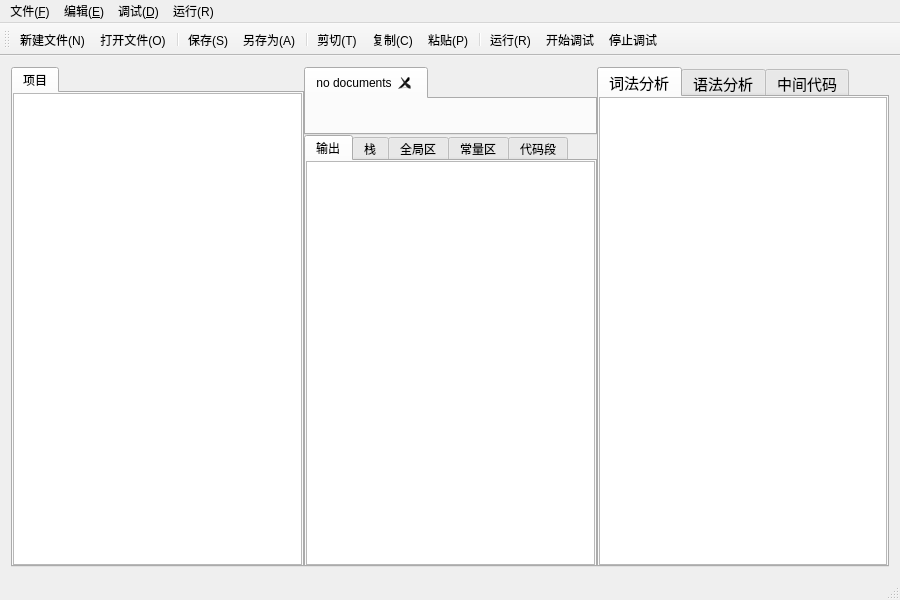
<?xml version="1.0" encoding="UTF-8"?>
<ui version="4.0">
 <class>MainWindow</class>
 <widget class="QMainWindow" name="MainWindow">
  <property name="geometry">
   <rect>
    <x>0</x>
    <y>0</y>
    <width>900</width>
    <height>600</height>
   </rect>
  </property>
  <property name="windowTitle">
   <string>cmm studio</string>
  </property>
  <property name="styleSheet">
   <string notr="true"/>
  </property>
  <widget class="QWidget" name="centralWidget">
   <layout class="QGridLayout" name="gridLayout">
    <item row="0" column="0">
     <widget class="QSplitter" name="splitter_3">
      <property name="lineWidth">
       <number>0</number>
      </property>
      <property name="orientation">
       <enum>Qt::Horizontal</enum>
      </property>
      <property name="handleWidth">
       <number>0</number>
      </property>
      <widget class="QTabWidget" name="tabWidget">
       <property name="currentIndex">
        <number>0</number>
       </property>
       <widget class="QWidget" name="projectWidget">
        <attribute name="title">
         <string>项目</string>
        </attribute>
        <layout class="QGridLayout" name="gridLayout_3">
         <property name="leftMargin">
          <number>0</number>
         </property>
         <property name="topMargin">
          <number>0</number>
         </property>
         <property name="rightMargin">
          <number>0</number>
         </property>
         <property name="bottomMargin">
          <number>0</number>
         </property>
         <item row="0" column="0">
          <widget class="ProjectTreeView" name="projectView">
           <property name="sizePolicy">
            <sizepolicy hsizetype="Expanding" vsizetype="Expanding">
             <horstretch>0</horstretch>
             <verstretch>100</verstretch>
            </sizepolicy>
           </property>
           <property name="contextMenuPolicy">
            <enum>Qt::CustomContextMenu</enum>
           </property>
           <property name="editTriggers">
            <set>QAbstractItemView::EditKeyPressed</set>
           </property>
           <property name="headerHidden">
            <bool>true</bool>
           </property>
          </widget>
         </item>
        </layout>
       </widget>
      </widget>
      <widget class="QSplitter" name="splitter_2">
       <property name="lineWidth">
        <number>0</number>
       </property>
       <property name="orientation">
        <enum>Qt::Horizontal</enum>
       </property>
       <property name="handleWidth">
        <number>0</number>
       </property>
       <widget class="QSplitter" name="splitter">
        <property name="lineWidth">
         <number>0</number>
        </property>
        <property name="orientation">
         <enum>Qt::Vertical</enum>
        </property>
        <property name="handleWidth">
         <number>0</number>
        </property>
        <widget class="QTabWidget" name="docTabWidget">
         <property name="currentIndex">
          <number>0</number>
         </property>
         <property name="tabsClosable">
          <bool>true</bool>
         </property>
         <property name="movable">
          <bool>true</bool>
         </property>
         <widget class="QWidget" name="tab_3">
          <attribute name="title">
           <string>no documents</string>
          </attribute>
         </widget>
        </widget>
        <widget class="QTabWidget" name="resultWidget">
         <property name="styleSheet">
          <string notr="true"/>
         </property>
         <property name="currentIndex">
          <number>0</number>
         </property>
         <widget class="QWidget" name="outputWidget">
          <attribute name="title">
           <string>输出</string>
          </attribute>
          <layout class="QGridLayout" name="gridLayout_6">
           <property name="leftMargin">
            <number>0</number>
           </property>
           <property name="topMargin">
            <number>0</number>
           </property>
           <property name="rightMargin">
            <number>0</number>
           </property>
           <property name="bottomMargin">
            <number>0</number>
           </property>
           <item row="0" column="0">
            <widget class="QTextBrowser" name="outputBrowser">
             <property name="sizePolicy">
              <sizepolicy hsizetype="Expanding" vsizetype="Expanding">
               <horstretch>0</horstretch>
               <verstretch>1</verstretch>
              </sizepolicy>
             </property>
             <property name="font">
              <font>
               <pointsize>12</pointsize>
              </font>
             </property>
             <property name="lineWrapMode">
              <enum>QTextEdit::NoWrap</enum>
             </property>
            </widget>
           </item>
          </layout>
         </widget>
         <widget class="QWidget" name="stackWidget">
          <attribute name="title">
           <string>栈</string>
          </attribute>
          <layout class="QGridLayout" name="gridLayout_7">
           <property name="leftMargin">
            <number>0</number>
           </property>
           <property name="topMargin">
            <number>0</number>
           </property>
           <property name="rightMargin">
            <number>0</number>
           </property>
           <property name="bottomMargin">
            <number>0</number>
           </property>
           <item row="0" column="0">
            <widget class="QTableView" name="stackView">
             <property name="selectionMode">
              <enum>QAbstractItemView::NoSelection</enum>
             </property>
             <attribute name="verticalHeaderVisible">
              <bool>false</bool>
             </attribute>
            </widget>
           </item>
          </layout>
         </widget>
         <widget class="QWidget" name="globalWidget">
          <attribute name="title">
           <string>全局区</string>
          </attribute>
          <layout class="QGridLayout" name="gridLayout_8">
           <property name="leftMargin">
            <number>0</number>
           </property>
           <property name="topMargin">
            <number>0</number>
           </property>
           <property name="rightMargin">
            <number>0</number>
           </property>
           <property name="bottomMargin">
            <number>0</number>
           </property>
           <item row="0" column="0">
            <widget class="QTableView" name="globalView">
             <property name="selectionMode">
              <enum>QAbstractItemView::NoSelection</enum>
             </property>
             <attribute name="verticalHeaderVisible">
              <bool>false</bool>
             </attribute>
            </widget>
           </item>
          </layout>
         </widget>
         <widget class="QWidget" name="constWidget">
          <attribute name="title">
           <string>常量区</string>
          </attribute>
          <layout class="QGridLayout" name="gridLayout_9">
           <property name="leftMargin">
            <number>0</number>
           </property>
           <property name="topMargin">
            <number>0</number>
           </property>
           <property name="rightMargin">
            <number>0</number>
           </property>
           <property name="bottomMargin">
            <number>0</number>
           </property>
           <item row="0" column="0">
            <widget class="QTableView" name="constView">
             <property name="selectionMode">
              <enum>QAbstractItemView::NoSelection</enum>
             </property>
             <property name="sortingEnabled">
              <bool>false</bool>
             </property>
             <attribute name="verticalHeaderVisible">
              <bool>false</bool>
             </attribute>
            </widget>
           </item>
          </layout>
         </widget>
         <widget class="QWidget" name="codeWidget">
          <attribute name="title">
           <string>代码段</string>
          </attribute>
          <layout class="QGridLayout" name="gridLayout_10">
           <property name="leftMargin">
            <number>0</number>
           </property>
           <property name="topMargin">
            <number>0</number>
           </property>
           <property name="rightMargin">
            <number>0</number>
           </property>
           <property name="bottomMargin">
            <number>0</number>
           </property>
           <item row="0" column="0">
            <widget class="QTableView" name="codeView">
             <property name="selectionMode">
              <enum>QAbstractItemView::NoSelection</enum>
             </property>
             <attribute name="verticalHeaderVisible">
              <bool>false</bool>
             </attribute>
            </widget>
           </item>
          </layout>
         </widget>
        </widget>
       </widget>
       <widget class="QTabWidget" name="analysisWidget">
        <property name="font">
         <font>
          <pointsize>11</pointsize>
         </font>
        </property>
        <property name="currentIndex">
         <number>0</number>
        </property>
        <widget class="QWidget" name="lexerWidget">
         <attribute name="title">
          <string>词法分析</string>
         </attribute>
         <layout class="QGridLayout" name="gridLayout_2">
          <property name="leftMargin">
           <number>0</number>
          </property>
          <property name="topMargin">
           <number>0</number>
          </property>
          <property name="rightMargin">
           <number>0</number>
          </property>
          <property name="bottomMargin">
           <number>0</number>
          </property>
          <item row="0" column="0">
           <widget class="QTextBrowser" name="lexerBrowser">
            <property name="sizePolicy">
             <sizepolicy hsizetype="Expanding" vsizetype="Expanding">
              <horstretch>1</horstretch>
              <verstretch>0</verstretch>
             </sizepolicy>
            </property>
            <property name="font">
             <font>
              <pointsize>11</pointsize>
             </font>
            </property>
            <property name="lineWrapMode">
             <enum>QTextEdit::NoWrap</enum>
            </property>
           </widget>
          </item>
         </layout>
        </widget>
        <widget class="QWidget" name="parserWidget">
         <attribute name="title">
          <string>语法分析</string>
         </attribute>
         <layout class="QGridLayout" name="gridLayout_4">
          <property name="leftMargin">
           <number>0</number>
          </property>
          <property name="topMargin">
           <number>0</number>
          </property>
          <property name="rightMargin">
           <number>0</number>
          </property>
          <property name="bottomMargin">
           <number>0</number>
          </property>
          <property name="horizontalSpacing">
           <number>6</number>
          </property>
          <item row="0" column="0">
           <widget class="QTreeView" name="syntacticTreeView">
            <property name="headerHidden">
             <bool>true</bool>
            </property>
           </widget>
          </item>
         </layout>
        </widget>
        <widget class="QWidget" name="codeGeneWidget">
         <attribute name="title">
          <string>中间代码</string>
         </attribute>
         <layout class="QGridLayout" name="gridLayout_5">
          <property name="leftMargin">
           <number>0</number>
          </property>
          <property name="topMargin">
           <number>0</number>
          </property>
          <property name="rightMargin">
           <number>0</number>
          </property>
          <property name="bottomMargin">
           <number>0</number>
          </property>
          <item row="0" column="0">
           <widget class="QTextBrowser" name="codeGeneBrowser"/>
          </item>
         </layout>
        </widget>
       </widget>
      </widget>
     </widget>
    </item>
   </layout>
  </widget>
  <widget class="QMenuBar" name="menuBar">
   <property name="geometry">
    <rect>
     <x>0</x>
     <y>0</y>
     <width>900</width>
     <height>23</height>
    </rect>
   </property>
   <widget class="QMenu" name="menu_F">
    <property name="tearOffEnabled">
     <bool>false</bool>
    </property>
    <property name="title">
     <string>文件(&amp;F)</string>
    </property>
    <property name="separatorsCollapsible">
     <bool>false</bool>
    </property>
    <property name="toolTipsVisible">
     <bool>false</bool>
    </property>
    <addaction name="action_new"/>
    <addaction name="action_open"/>
    <addaction name="separator"/>
    <addaction name="action_save"/>
    <addaction name="action_saveAs"/>
    <addaction name="action_exit"/>
   </widget>
   <widget class="QMenu" name="menu_R">
    <property name="title">
     <string>运行(R)</string>
    </property>
    <addaction name="action_lexicalAnalysis"/>
    <addaction name="action_syntacticAnalysis"/>
    <addaction name="action_codeGene"/>
    <addaction name="action_run"/>
   </widget>
   <widget class="QMenu" name="menu_E">
    <property name="title">
     <string>编辑(&amp;E)</string>
    </property>
    <addaction name="action_cut"/>
    <addaction name="action_copy"/>
    <addaction name="action_paste"/>
   </widget>
   <widget class="QMenu" name="menu_D">
    <property name="title">
     <string>调试(&amp;D)</string>
    </property>
    <addaction name="action_debug"/>
    <addaction name="action_singleProcess"/>
    <addaction name="action_singleStmt"/>
    <addaction name="action_stopDebug"/>
   </widget>
   <addaction name="menu_F"/>
   <addaction name="menu_E"/>
   <addaction name="menu_D"/>
   <addaction name="menu_R"/>
  </widget>
  <widget class="QToolBar" name="mainToolBar">
   <attribute name="toolBarArea">
    <enum>TopToolBarArea</enum>
   </attribute>
   <attribute name="toolBarBreak">
    <bool>false</bool>
   </attribute>
   <addaction name="action_new"/>
   <addaction name="action_open"/>
   <addaction name="separator"/>
   <addaction name="action_save"/>
   <addaction name="action_saveAs"/>
   <addaction name="separator"/>
   <addaction name="action_cut"/>
   <addaction name="action_copy"/>
   <addaction name="action_paste"/>
   <addaction name="separator"/>
   <addaction name="action_run"/>
   <addaction name="action_debug"/>
   <addaction name="action_stopDebug"/>
  </widget>
  <widget class="QStatusBar" name="statusBar"/>
  <action name="action_new">
   <property name="icon">
    <iconset resource="resource.qrc">
     <normaloff>:/resource/images/new.png</normaloff>:/resource/images/new.png</iconset>
   </property>
   <property name="text">
    <string>新建文件(&amp;N)</string>
   </property>
   <property name="toolTip">
    <string>新建</string>
   </property>
   <property name="shortcut">
    <string>Ctrl+N</string>
   </property>
  </action>
  <action name="action_lexicalAnalysis">
   <property name="text">
    <string>词法分析(&amp;L)</string>
   </property>
   <property name="toolTip">
    <string>词法分析</string>
   </property>
   <property name="shortcut">
    <string>Ctrl+L</string>
   </property>
  </action>
  <action name="action_syntacticAnalysis">
   <property name="text">
    <string>语法分析(&amp;P)</string>
   </property>
   <property name="shortcut">
    <string>Ctrl+P</string>
   </property>
  </action>
  <action name="action_open">
   <property name="icon">
    <iconset resource="resource.qrc">
     <normaloff>:/resource/images/open.png</normaloff>:/resource/images/open.png</iconset>
   </property>
   <property name="text">
    <string>打开文件(&amp;O)</string>
   </property>
   <property name="toolTip">
    <string>打开</string>
   </property>
   <property name="shortcut">
    <string>Ctrl+O</string>
   </property>
  </action>
  <action name="action_codeGene">
   <property name="text">
    <string>中间代码生成(&amp;G)</string>
   </property>
   <property name="toolTip">
    <string>中间代码生成</string>
   </property>
   <property name="shortcut">
    <string>Ctrl+G</string>
   </property>
  </action>
  <action name="action_run">
   <property name="icon">
    <iconset resource="resource.qrc">
     <normaloff>:/resource/images/run.png</normaloff>:/resource/images/run.png</iconset>
   </property>
   <property name="text">
    <string>运行(&amp;R)</string>
   </property>
   <property name="toolTip">
    <string>运行</string>
   </property>
   <property name="shortcut">
    <string>Ctrl+R</string>
   </property>
  </action>
  <action name="action_save">
   <property name="icon">
    <iconset resource="resource.qrc">
     <normaloff>:/resource/images/save.png</normaloff>:/resource/images/save.png</iconset>
   </property>
   <property name="text">
    <string>保存(&amp;S)</string>
   </property>
   <property name="toolTip">
    <string>保存</string>
   </property>
   <property name="shortcut">
    <string>Ctrl+S</string>
   </property>
  </action>
  <action name="action_saveAs">
   <property name="icon">
    <iconset resource="resource.qrc">
     <normaloff>:/resource/images/saveAs.png</normaloff>:/resource/images/saveAs.png</iconset>
   </property>
   <property name="text">
    <string>另存为(&amp;A)</string>
   </property>
   <property name="toolTip">
    <string>另存为</string>
   </property>
  </action>
  <action name="action_debug">
   <property name="icon">
    <iconset resource="resource.qrc">
     <normaloff>:/resource/images/debug.png</normaloff>:/resource/images/debug.png</iconset>
   </property>
   <property name="text">
    <string>开始调试</string>
   </property>
   <property name="shortcut">
    <string>F5</string>
   </property>
  </action>
  <action name="action_singleProcess">
   <property name="text">
    <string>逐过程</string>
   </property>
   <property name="shortcut">
    <string>F10</string>
   </property>
  </action>
  <action name="action_singleStmt">
   <property name="text">
    <string>逐语句</string>
   </property>
   <property name="shortcut">
    <string>F11</string>
   </property>
  </action>
  <action name="action_stopDebug">
   <property name="icon">
    <iconset resource="resource.qrc">
     <normaloff>:/resource/images/stop_debug.png</normaloff>:/resource/images/stop_debug.png</iconset>
   </property>
   <property name="text">
    <string>停止调试</string>
   </property>
  </action>
  <action name="action_exit">
   <property name="icon">
    <iconset resource="resource.qrc">
     <normaloff>:/resource/images/exit.png</normaloff>:/resource/images/exit.png</iconset>
   </property>
   <property name="text">
    <string>退出(&amp;X)</string>
   </property>
  </action>
  <action name="action_cut">
   <property name="icon">
    <iconset resource="resource.qrc">
     <normaloff>:/resource/images/cut.png</normaloff>:/resource/images/cut.png</iconset>
   </property>
   <property name="text">
    <string>剪切(&amp;T)</string>
   </property>
   <property name="toolTip">
    <string>剪切</string>
   </property>
   <property name="shortcut">
    <string>Ctrl+X</string>
   </property>
  </action>
  <action name="action_copy">
   <property name="icon">
    <iconset resource="resource.qrc">
     <normaloff>:/resource/images/copy.png</normaloff>:/resource/images/copy.png</iconset>
   </property>
   <property name="text">
    <string>复制(&amp;C)</string>
   </property>
   <property name="toolTip">
    <string>复制</string>
   </property>
   <property name="shortcut">
    <string>Ctrl+C</string>
   </property>
  </action>
  <action name="action_paste">
   <property name="icon">
    <iconset resource="resource.qrc">
     <normaloff>:/resource/images/paste.png</normaloff>:/resource/images/paste.png</iconset>
   </property>
   <property name="text">
    <string>粘贴(&amp;P)</string>
   </property>
   <property name="toolTip">
    <string>粘贴</string>
   </property>
   <property name="shortcut">
    <string>Ctrl+V</string>
   </property>
  </action>
 </widget>
 <layoutdefault spacing="6" margin="11"/>
 <customwidgets>
  <customwidget>
   <class>ProjectTreeView</class>
   <extends>QTreeView</extends>
   <header location="global">projecttreeview.h</header>
  </customwidget>
 </customwidgets>
 <resources>
  <include location="resource.qrc"/>
 </resources>
 <connections/>
</ui>
